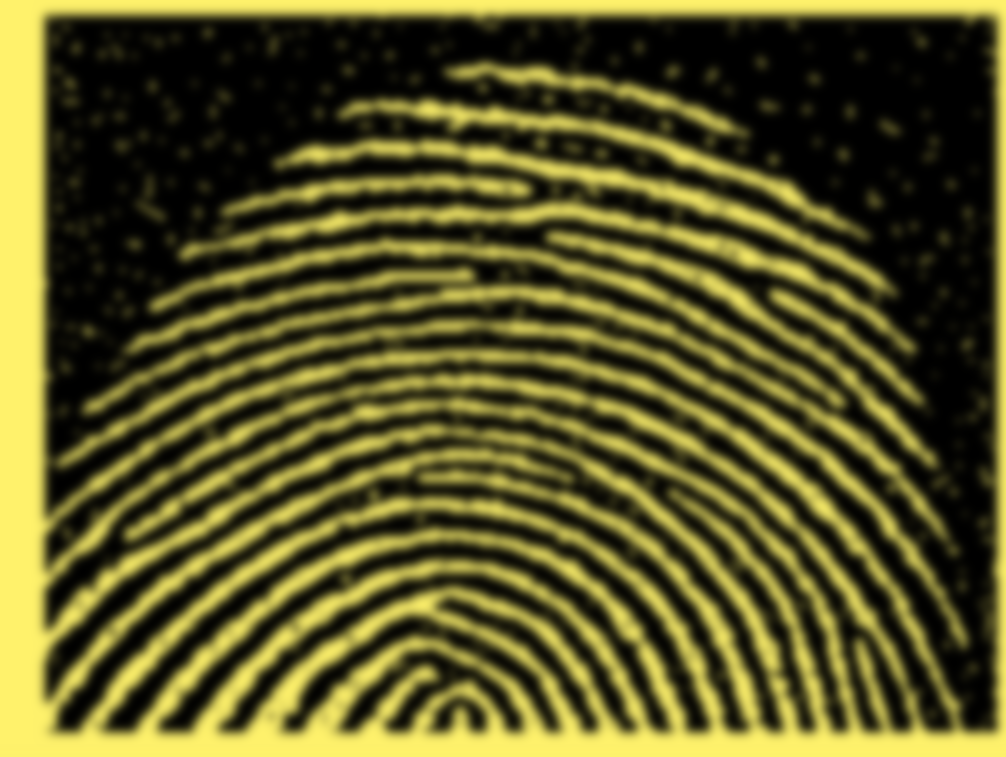
#> input picture Segundo Parcial/Tarea/huella1.png, 1006 x 757 px
$ jupyter execute OperadoresMorfologicos.ipynb
#> lines starting #> are read from the running program, lines starting #| are printed output that depends on the picture; after the words box and inside, x2 and y2 are one past the last pixel; in counts of white or black regions, pixels touching at a corner belong together
[cell 1]
import cv2
import matplotlib.pyplot as plt
import numpy as np

[cell 2]
huella1 = cv2.imread("./huella1.png", 0)
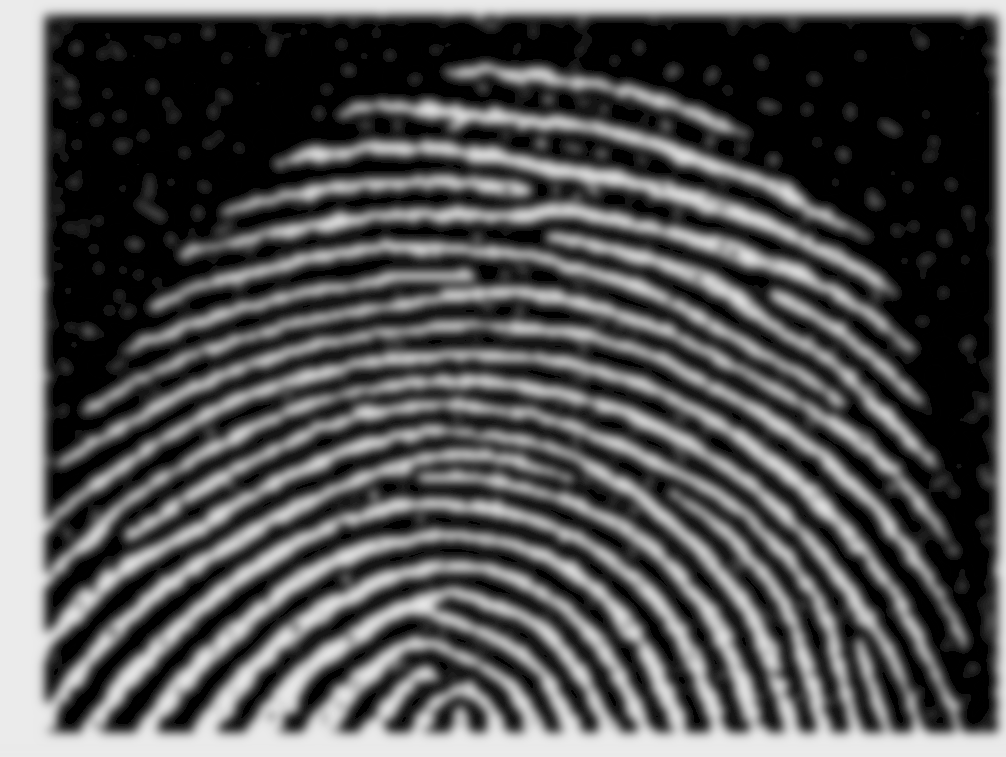
#> huella1: shape (757, 1006); min 0, max 235, mean 84
huella2 = cv2.imread("./huella2.png", 0)
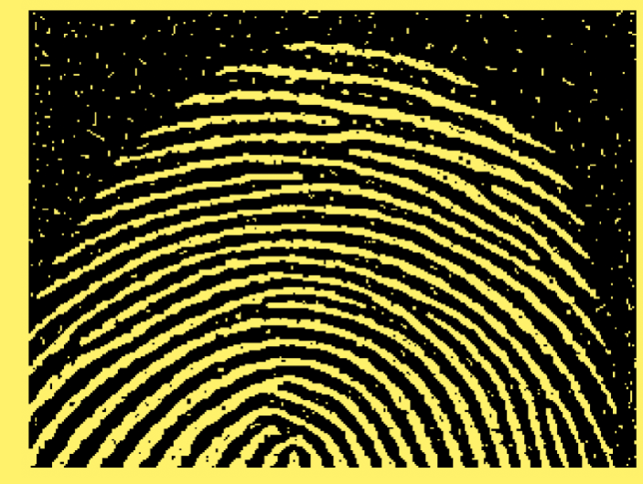
#> input picture Segundo Parcial/Tarea/huella2.png, 643 x 484 px
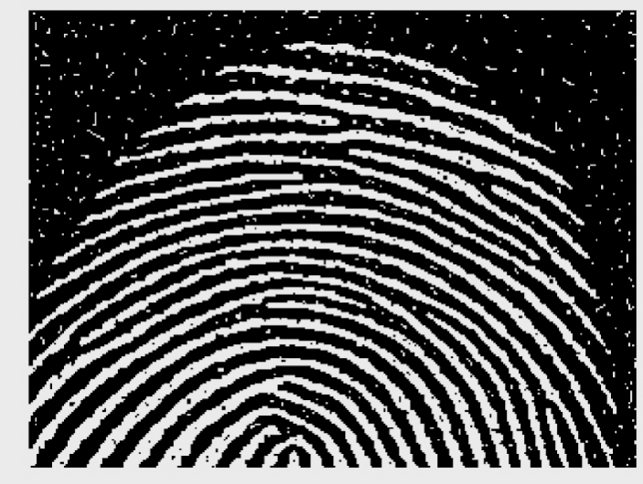
#> huella2: shape (484, 643); min 0, max 244, mean 84.9

[cell 3]
plt.figure()
plt.subplot(1,2,1)
plt.imshow(huella1)
plt.subplot(1,2,2)
plt.imshow(huella2)
plt.show()
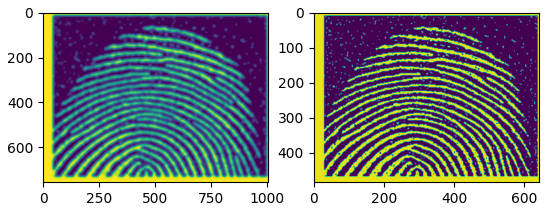
#> figure drawn by matplotlib, 2 panels

[cell 4]
def morphologicalOperator(img, eroIt, dilIt):
#> called with eroIt = 0, dilIt = 0
    img = cv2.threshold(img, 0, 255, cv2.THRESH_BINARY+cv2.THRESH_OTSU)[1]
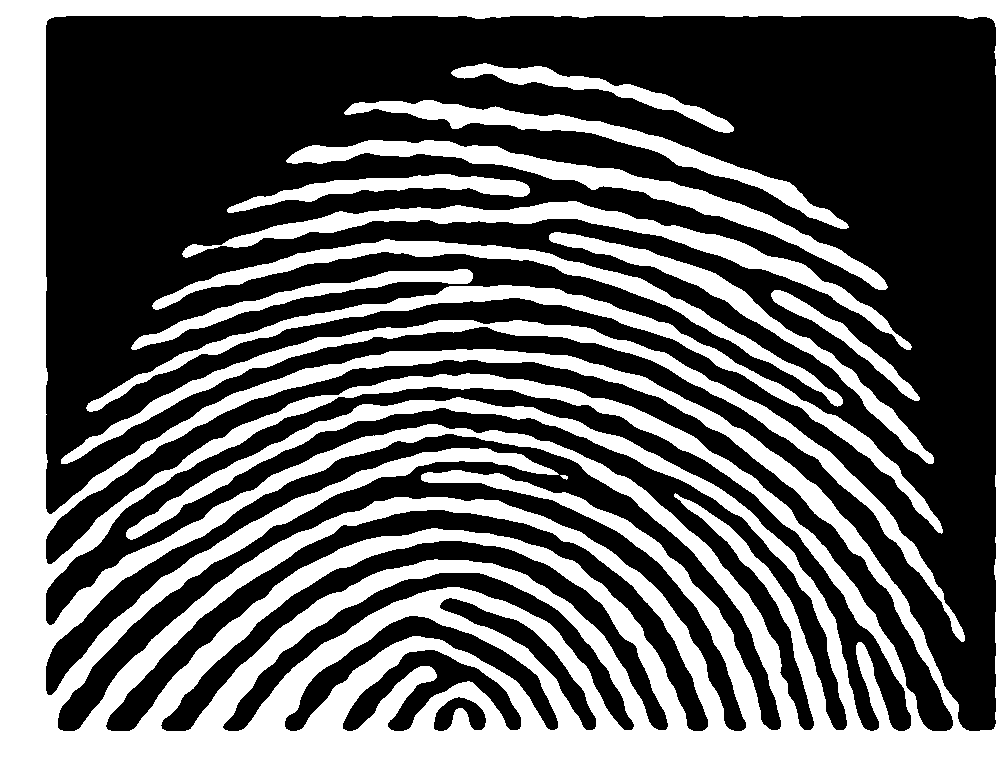
#> img: shape (757, 1006); 39% white; 13 white regions, largest, box (x1, y1, x2, y2) and area: (0, 0, 1006, 757) 215671, (61, 320, 965, 642) 12491, (86, 285, 943, 534) 11136

    kernelErode = np.ones((5, 5), np.uint8)
    kernelDilate = np.ones((3, 3), np.uint8)
    invert = cv2.bitwise_not(img)


    dilosion = cv2.dilate(invert, kernelErode, iterations = dilIt)
    erosion = cv2.erode(dilosion, kernelDilate, iterations = eroIt)

    return erosion

[cell 5]
plt.figure(figsize=(10,5))
plt.suptitle("Operadores morfológicos: José Luis - José Miguel - Rafael", fontsize=16)
plt.subplot(1,2,1)
plt.title("Huella1")
plt.imshow(morphologicalOperator(huella1, 0, 0), cmap='gray')
plt.subplot(1,2,2)
plt.title("Huella2")
plt.imshow(morphologicalOperator(huella2, 3, 1), cmap='gray')
#> call 2 of morphologicalOperator, with eroIt = 3, dilIt = 1
#> in morphologicalOperator (call 2), `img = cv2.threshold(img, 0, 255, cv2.THRESH_BINARY+cv2.THRESH_OTSU)[1]`:
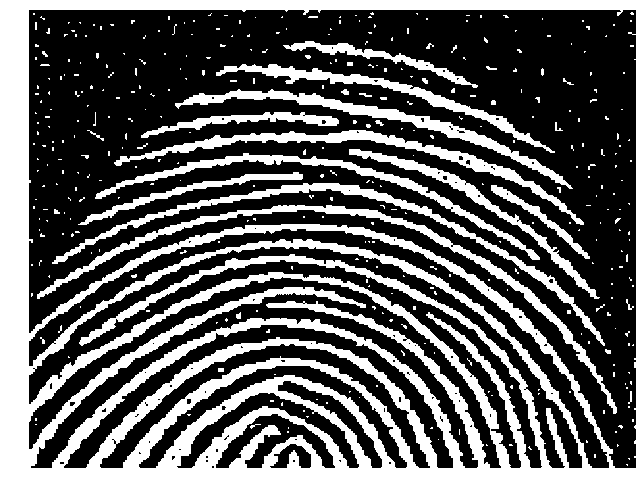
#> img: shape (484, 643); 36.3% white; 384 white regions (350 under 20 px), largest, box (x1, y1, x2, y2) and area: (0, 0, 643, 484) 80649, (37, 205, 617, 414) 4514, (52, 183, 605, 346) 4023
#> in morphologicalOperator (call 2), `dilosion = cv2.dilate(invert, kernelErode, iterations = dilIt)`:
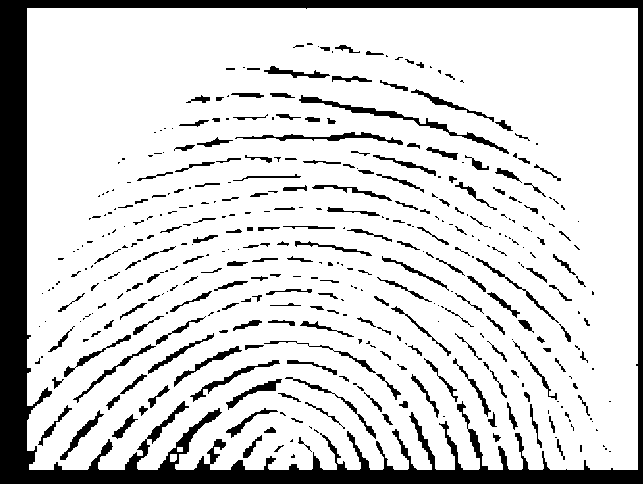
#> dilosion: shape (484, 643); 82.9% white; 402 black regions (197 under 20 px), largest, box (x1, y1, x2, y2) and area: (0, 0, 643, 484) 33410, (299, 95, 509, 154) 994, (235, 132, 403, 145) 588
#> in morphologicalOperator (call 2), `erosion = cv2.erode(dilosion, kernelDilate, iterations = eroIt)`:
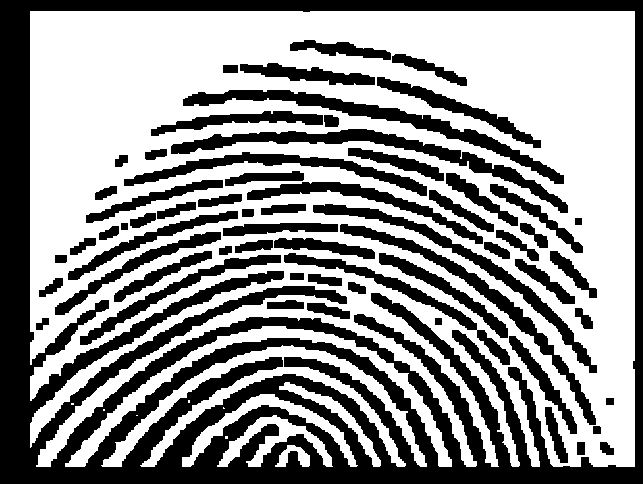
#> erosion: shape (484, 643); 57.6% white; 63 black regions, largest, box (x1, y1, x2, y2) and area: (0, 0, 643, 484) 76970, (171, 129, 568, 213) 4475, (183, 90, 564, 184) 4448
plt.savefig("EntregableOperadoresMorfologicos.jpg")
